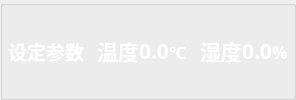
             <widget class="QGroupBox" name="groupBox_5">
              <property name="styleSheet">
               <string notr="true">#groupBox_5 {      	
			border-color: rgb(255, 255, 255);
            border-width: 1px;
            border-style: solid;
			border-radius:5px;
            margin-top: 0.5ex;
        }
</string>
              </property>
              <property name="title">
               <string/>
              </property>
              <layout class="QGridLayout" name="gridLayout_4">
               <property name="leftMargin">
                <number>0</number>
               </property>
               <property name="topMargin">
                <number>0</number>
               </property>
               <property name="rightMargin">
                <number>0</number>
               </property>
               <property name="bottomMargin">
                <number>0</number>
               </property>
               <property name="spacing">
                <number>0</number>
               </property>
               <item row="0" column="0">
                <layout class="QHBoxLayout" name="horizontalLayout_24">
                 <property name="leftMargin">
                  <number>5</number>
                 </property>
                 <property name="topMargin">
                  <number>5</number>
                 </property>
                 <property name="rightMargin">
                  <number>5</number>
                 </property>
                 <property name="bottomMargin">
                  <number>5</number>
                 </property>
                 <item>
                  <widget class="QLabel" name="label_36">
                   <property name="font">
                    <font>
                     <family>宋体</family>
                     <pointsize>12</pointsize>
                     <weight>75</weight>
                     <bold>true</bold>
                    </font>
                   </property>
                   <property name="styleSheet">
                    <string notr="true">color: rgb(255, 255, 255);</string>
                   </property>
                   <property name="text">
                    <string>&lt;html&gt;&lt;head/&gt;&lt;body&gt;&lt;p&gt;&lt;span style=&quot; font-size:14pt; color:#ffffff;&quot;&gt;设定参数&lt;/span&gt;&lt;/p&gt;&lt;/body&gt;&lt;/html&gt;</string>
                   </property>
                  </widget>
                 </item>
                 <item>
                  <spacer name="horizontalSpacer_186">
                   <property name="orientation">
                    <enum>Qt::Horizontal</enum>
                   </property>
                   <property name="sizeHint" stdset="0">
                    <size>
                     <width>13</width>
                     <height>20</height>
                    </size>
                   </property>
                  </spacer>
                 </item>
                 <item>
                  <widget class="QLabel" name="label_14">
                   <property name="font">
                    <font>
                     <family>宋体</family>
                     <pointsize>12</pointsize>
                     <weight>75</weight>
                     <bold>true</bold>
                    </font>
                   </property>
                   <property name="text">
                    <string>&lt;html&gt;&lt;head/&gt;&lt;body&gt;&lt;p&gt;&lt;span style=&quot; font-size:16pt; color:#ffffff;&quot;&gt;温度&lt;/span&gt;&lt;/p&gt;&lt;/body&gt;&lt;/html&gt;</string>
                   </property>
                  </widget>
                 </item>
                 <item>
                  <widget class="QLabel" name="temp_center">
                   <property name="font">
                    <font>
                     <family>宋体</family>
                     <pointsize>18</pointsize>
                     <weight>75</weight>
                     <bold>true</bold>
                    </font>
                   </property>
                   <property name="text">
                    <string>&lt;html&gt;&lt;head/&gt;&lt;body&gt;&lt;p&gt;&lt;span style=&quot; font-size:16pt; color:#ffffff;&quot;&gt;0.0&lt;/span&gt;&lt;/p&gt;&lt;/body&gt;&lt;/html&gt;</string>
                   </property>
                  </widget>
                 </item>
                 <item>
                  <widget class="QLabel" name="QLabel100_10">
                   <property name="font">
                    <font>
                     <family>宋体</family>
                     <pointsize>13</pointsize>
                     <weight>75</weight>
                     <bold>true</bold>
                    </font>
                   </property>
                   <property name="styleSheet">
                    <string notr="true">color: rgb(255, 255, 255);</string>
                   </property>
                   <property name="text">
                    <string>℃</string>
                   </property>
                  </widget>
                 </item>
                 <item>
                  <spacer name="horizontalSpacer_130">
                   <property name="orientation">
                    <enum>Qt::Horizontal</enum>
                   </property>
                   <property name="sizeHint" stdset="0">
                    <size>
                     <width>13</width>
                     <height>20</height>
                    </size>
                   </property>
                  </spacer>
                 </item>
                 <item>
                  <widget class="QLabel" name="label_15">
                   <property name="font">
                    <font>
                     <family>宋体</family>
                     <pointsize>15</pointsize>
                     <weight>75</weight>
                     <bold>true</bold>
                    </font>
                   </property>
                   <property name="text">
                    <string>&lt;html&gt;&lt;head/&gt;&lt;body&gt;&lt;p&gt;&lt;span style=&quot; font-size:16pt; color:#ffffff;&quot;&gt;湿度&lt;/span&gt;&lt;/p&gt;&lt;/body&gt;&lt;/html&gt;</string>
                   </property>
                  </widget>
                 </item>
                 <item>
                  <widget class="QLabel" name="humi_center">
                   <property name="font">
                    <font>
                     <family>宋体</family>
                     <pointsize>18</pointsize>
                     <weight>75</weight>
                     <bold>true</bold>
                    </font>
                   </property>
                   <property name="text">
                    <string>&lt;html&gt;&lt;head/&gt;&lt;body&gt;&lt;p&gt;&lt;span style=&quot; font-size:16pt; color:#ffffff;&quot;&gt;0.0&lt;/span&gt;&lt;/p&gt;&lt;/body&gt;&lt;/html&gt;</string>
                   </property>
                  </widget>
                 </item>
                 <item>
                  <widget class="QLabel" name="QLabel100_14">
                   <property name="font">
                    <font>
                     <family>宋体</family>
                     <pointsize>13</pointsize>
                     <weight>75</weight>
                     <bold>true</bold>
                    </font>
                   </property>
                   <property name="styleSheet">
                    <string notr="true">color: rgb(255, 255, 255);</string>
                   </property>
                   <property name="text">
                    <string>%</string>
                   </property>
                   <property name="alignment">
                    <set>Qt::AlignLeading|Qt::AlignLeft|Qt::AlignVCenter</set>
                   </property>
                  </widget>
                 </item>
                </layout>
               </item>
              </layout>
             </widget>
